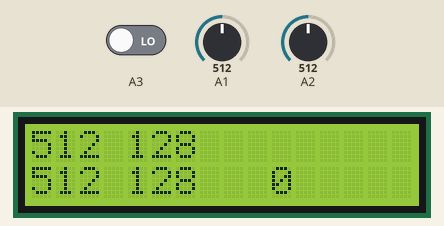
This sketch was run on a simulated Arduino Uno, built with avr-gcc and run on an emulated ATmega328P. Parts: 16×2 character LCD. The test bench sets the inputs (shaded band); at power-on: A1 = 512, A2 = 512, A3 LOW.

Above: at 1.2 s.
1.3 s: A1 set to 716
At 2.2 s:
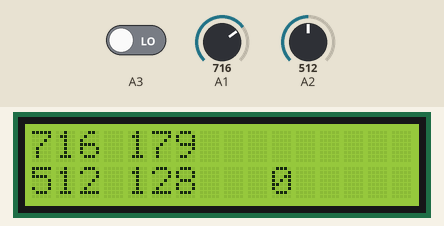
2.8 s: A2 set to 716
At 3.3 s:
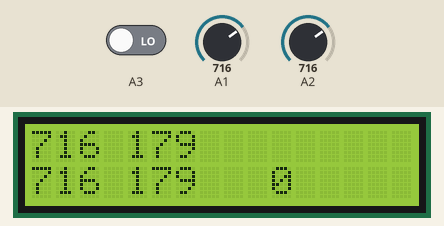
4.3 s: A3 driven HIGH
At 5.5 s:
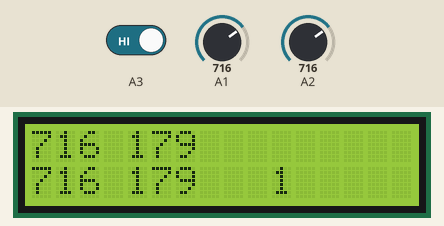
5.8 s: A1 set to 900
At 6.6 s:
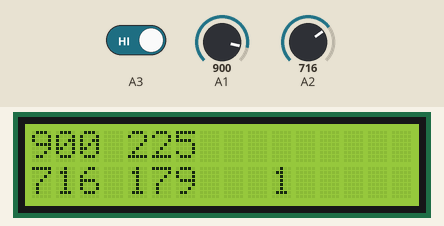
7.3 s: A2 set to 900
At 7.7 s:
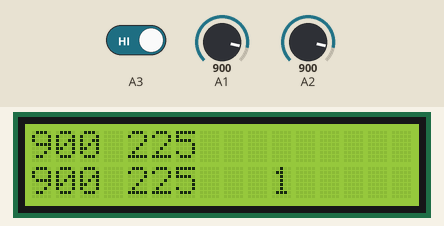
8.8 s: A3 driven LOW
At 9.1 s:
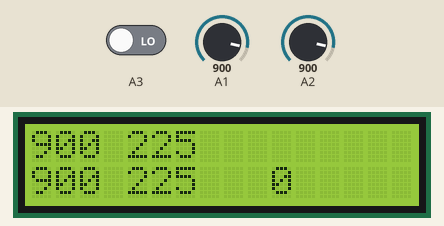
Timing chart, 0 to 11.3 s (numbered marks = the images above; inputs shaded):
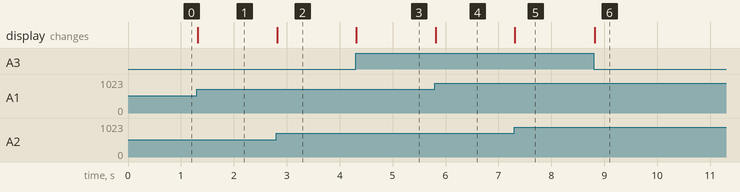

The sketch:

bt_master_joy_enh.ino
```cpp
// Date: 08-mar-2017
// Author: Isidoro Gayo
// Name: Wireless robot control
// Filename: bt_master_joy_enh.ino

// Description: Enhanced version of bluetooth controlled
// zumo robot. In this version, the robot can recieve both
// x and y joystick coordinates in order to perform a smooth
// turn at the same time it moves forward/backward.
// ------------------------------------------------------------
// This file MUST BE loaded into the master arduino device.
// Master and Slave BT modules must be configured before load
// the skechtes. This is the master sketch.
// ------------------------------------------------------------
// This example code is released under the terms of GNU/GPL v3.0

//Include the LCD Library.
#include <LiquidCrystal.h>
#include <SoftwareSerial.h>

// Declare the LCD object and define pins.
// Itead LCD keyshield used for debugging
LiquidCrystal lcd(8,9,4,5,6,7);
SoftwareSerial BTSerial(A4,A5); // RX | TX

void setup() {

  // Button joystick is input
  pinMode(A3,INPUT);
  // HC-05 master default baud rate is 9600
  BTSerial.begin(9600);
  //Start the LCD object.
  lcd.begin(16,2);
  //Start with a clear LCD screen.
  lcd.clear();

}

void loop() {

  int sentval01=analogRead(1)/4;
  int sentval02=analogRead(2)/4;
  byte sentval03=digitalRead(A3);

  // ---- For debugging pourposes only ----
  lcd.setCursor(0,0);
  lcd.print(analogRead(1));
  lcd.print(" ");
  lcd.print(sentval01);
  lcd.print("    ");

  lcd.setCursor(0,1);
  lcd.print(analogRead(2));
  lcd.print(" ");
  lcd.print(sentval02);
  lcd.print("   ");
  lcd.print(sentval03);
  lcd.print("   ");
  // --------------------------------------
  // Now, the x and y joystick coordinates are sent sequentialy
  // and procesed at the same time in the slave code
  BTSerial.write('(');
  BTSerial.write(sentval01);
  BTSerial.write(sentval02);
  BTSerial.write(sentval03);
  BTSerial.write(')');
}
```

Measured:
- after the input at 1.3 s, the display: changes at once (image 1)
- after the input at 2.8 s, the display: changes at once (image 2)
- after the input at 4.3 s, the display: changes at once (image 3)
- after the input at 5.8 s, the display: changes at once (image 4)
- after the input at 7.3 s, the display: changes at once (image 5)
- after the input at 8.8 s, the display: changes at once (image 6)
